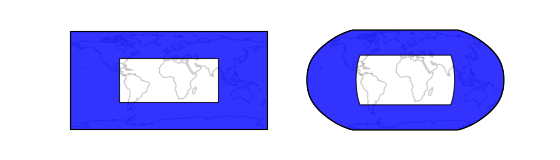

Write the Python code that produced this figure.
import cartopy.crs as ccrs
import matplotlib.pyplot as plt
import shapely.geometry as sgeom


LHS, RHS = ccrs.PlateCarree(), ccrs.Robinson()
geom = sgeom.box(-180, -90, 180, 90).symmetric_difference(sgeom.box(-90, -40, 90, 40))


fig = plt.figure(figsize=(7, 2))

ax1 = plt.subplot(1, 2, 1, projection=LHS)
ax2 = plt.subplot(1, 2, 2, projection=RHS)

ax1.coastlines(color='gray', alpha=0.4)
ax2.coastlines(color='gray', alpha=0.4)

ax1.add_geometries([geom], LHS, facecolor='blue', alpha=0.8)
ax2.add_geometries([geom], LHS, facecolor='blue', alpha=0.8)

plt.show()
